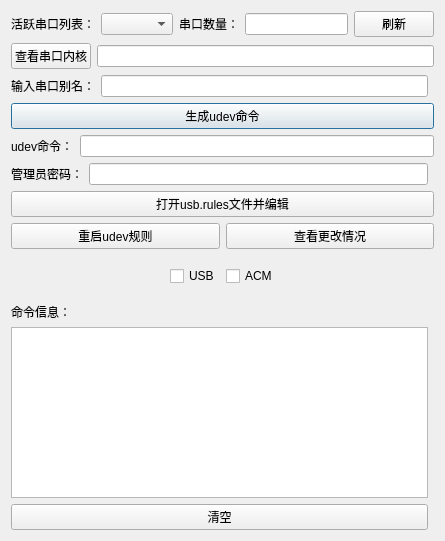
<?xml version="1.0" encoding="UTF-8"?>
<ui version="4.0">
 <class>port</class>
 <widget class="QDialog" name="port">
  <property name="geometry">
   <rect>
    <x>0</x>
    <y>0</y>
    <width>445</width>
    <height>541</height>
   </rect>
  </property>
  <property name="windowTitle">
   <string>port</string>
  </property>
  <layout class="QGridLayout" name="gridLayout_6">
   <item row="12" column="0">
    <widget class="QTextEdit" name="textEdit"/>
   </item>
   <item row="6" column="0" colspan="2">
    <layout class="QGridLayout" name="gridLayout_4">
     <item row="0" column="1">
      <widget class="QLineEdit" name="rule_edit">
       <property name="toolTip">
        <string>&lt;html&gt;&lt;head/&gt;&lt;body&gt;&lt;p&gt;将生成命令复制到usb.rules&lt;/p&gt;&lt;/body&gt;&lt;/html&gt;</string>
       </property>
      </widget>
     </item>
     <item row="0" column="0">
      <widget class="QLabel" name="label_7">
       <property name="text">
        <string>udev命令：</string>
       </property>
      </widget>
     </item>
    </layout>
   </item>
   <item row="5" column="0" colspan="2">
    <widget class="QPushButton" name="pushButton_2">
     <property name="text">
      <string>生成udev命令</string>
     </property>
    </widget>
   </item>
   <item row="11" column="0" colspan="2">
    <widget class="QLabel" name="label_3">
     <property name="text">
      <string>命令信息：</string>
     </property>
    </widget>
   </item>
   <item row="3" column="0" colspan="2">
    <layout class="QGridLayout" name="gridLayout_2">
     <item row="0" column="1">
      <widget class="QLineEdit" name="KERENEL"/>
     </item>
     <item row="0" column="0">
      <widget class="QPushButton" name="see_kernel">
       <property name="text">
        <string>查看串口内核</string>
       </property>
      </widget>
     </item>
    </layout>
   </item>
   <item row="10" column="0" colspan="2">
    <widget class="QWidget" name="widget" native="true">
     <layout class="QGridLayout" name="gridLayout_3">
      <item row="0" column="0" alignment="Qt::AlignRight">
       <widget class="QCheckBox" name="usb_check">
        <property name="text">
         <string>USB</string>
        </property>
       </widget>
      </item>
      <item row="0" column="1">
       <widget class="QCheckBox" name="acm_check">
        <property name="text">
         <string>ACM</string>
        </property>
       </widget>
      </item>
     </layout>
    </widget>
   </item>
   <item row="4" column="0">
    <layout class="QHBoxLayout" name="horizontalLayout_3">
     <item>
      <widget class="QLabel" name="label_2">
       <property name="text">
        <string>输入串口别名：</string>
       </property>
      </widget>
     </item>
     <item>
      <widget class="QLineEdit" name="set_portname"/>
     </item>
    </layout>
   </item>
   <item row="9" column="0" colspan="2">
    <layout class="QHBoxLayout" name="horizontalLayout_4">
     <item>
      <widget class="QPushButton" name="udev_btn">
       <property name="text">
        <string>重启udev规则</string>
       </property>
      </widget>
     </item>
     <item>
      <widget class="QPushButton" name="pushButton_3">
       <property name="text">
        <string>查看更改情况</string>
       </property>
      </widget>
     </item>
    </layout>
   </item>
   <item row="8" column="0" colspan="2">
    <widget class="QPushButton" name="change_btn">
     <property name="text">
      <string>打开usb.rules文件并编辑</string>
     </property>
    </widget>
   </item>
   <item row="0" column="0" colspan="2">
    <layout class="QHBoxLayout" name="horizontalLayout">
     <item>
      <widget class="QLabel" name="label">
       <property name="text">
        <string>活跃串口列表：</string>
       </property>
      </widget>
     </item>
     <item>
      <widget class="QComboBox" name="serial_list"/>
     </item>
     <item>
      <widget class="QLabel" name="label_5">
       <property name="text">
        <string>串口数量：</string>
       </property>
      </widget>
     </item>
     <item>
      <widget class="QLineEdit" name="num_edit"/>
     </item>
     <item>
      <widget class="QPushButton" name="refresh">
       <property name="text">
        <string>刷新</string>
       </property>
      </widget>
     </item>
    </layout>
   </item>
   <item row="7" column="0">
    <layout class="QGridLayout" name="gridLayout_5">
     <item row="0" column="1">
      <widget class="QLineEdit" name="password">
       <property name="toolTip">
        <string>&lt;html&gt;&lt;head/&gt;&lt;body&gt;&lt;p&gt;用与sudo命令&lt;/p&gt;&lt;p&gt;&lt;br/&gt;&lt;/p&gt;&lt;/body&gt;&lt;/html&gt;</string>
       </property>
      </widget>
     </item>
     <item row="0" column="0">
      <widget class="QLabel" name="label_9">
       <property name="text">
        <string>管理员密码：</string>
       </property>
      </widget>
     </item>
    </layout>
   </item>
   <item row="13" column="0">
    <widget class="QPushButton" name="clear">
     <property name="text">
      <string>清空</string>
     </property>
    </widget>
   </item>
  </layout>
 </widget>
 <layoutdefault spacing="6" margin="11"/>
 <resources/>
 <connections/>
</ui>
